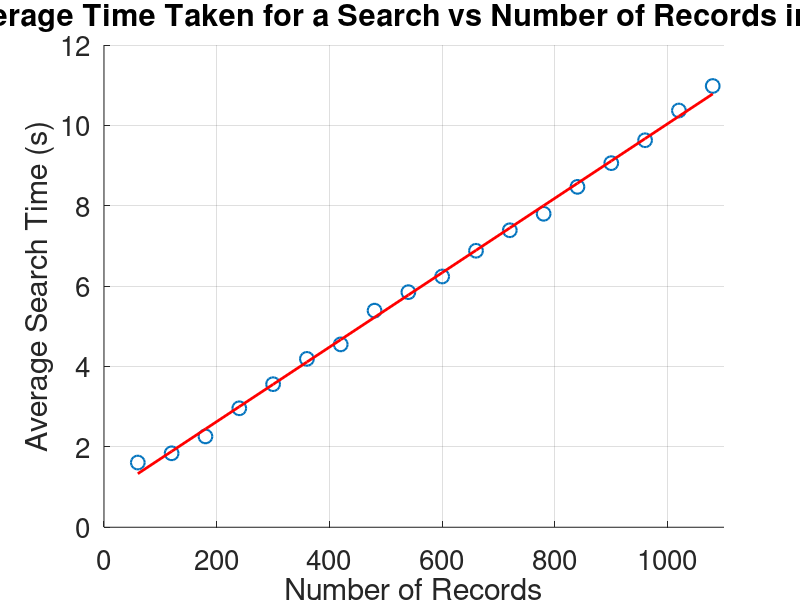

The MATLAB source for this figure:
% GraphPlot.m
%------------------------------------------------%
% By: Adam Hastings
% Date: 14th April 2024
% Module: ELEC5870M - Individual Project
% Description:
%------------------------------------------------%
% A short program which plots a performance graph
%------------------------------------------------%

% Clear everything
clear; 

% Generate x values
x = 60:60:1120;

% Y values
y = [1.61,1.84,2.26,2.96,3.56,4.19,4.55,5.39,5.85,6.24,6.88,7.39,7.80,8.47,9.06,9.63,10.37,10.98];

% Plot the inductor current curve
figure(1)
fig1 = scatter(x, y, 'bx', 'LineWidth', 1.5, 'SizeData', 100);
grid on
hold on

p = polyfit(x, y, 1);

% Evaluate the polynomial at x values to get y values for the line of best fit
y_fit = polyval(p, x);

% Plot the line of best fit
fig1 = plot(x, y_fit, 'r-', 'LineWidth', 2);

title('Average Time Taken for a Search vs Number of Records in File')
set(gca,'FontSize',20)
set(fig1,'LineWidth',2)
xlabel('Number of Records')
ylabel('Average Search Time (s)')
xlim([0 1100])
ylim([0 12])